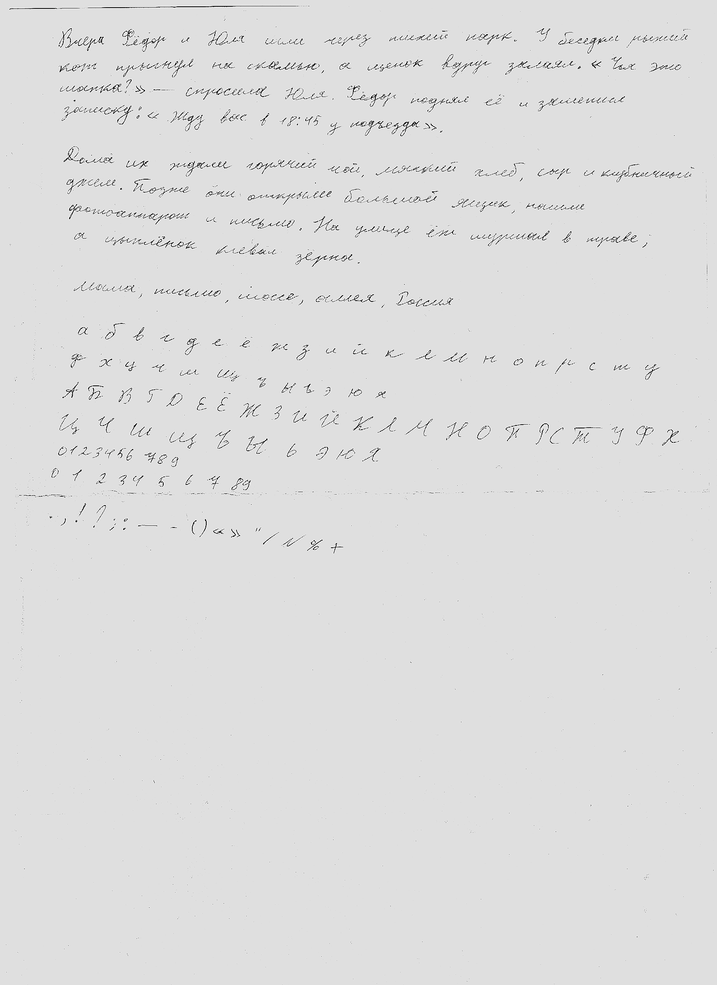
#> input picture source/handwriting-scan.png, 717 x 985 px, shrunk from 1700 x 2336 before the run
$ python overview.py ../source/handwriting-scan.png
#> lines starting #> are read from the running program, lines starting #| are printed output that depends on the picture
import glob, sys
from PIL import Image
fs = sorted(glob.glob(sys.argv[1] if len(sys.argv) > 1 else "pg-*.png"))
ims = [Image.open(f) for f in fs]
#> ims = 1 item
w = max(i.width for i in ims); h = max(i.height for i in ims)
#> after `w = max((i.width for i in ims))`: w = 717
#> after `h = max((i.height for i in ims))`: h = 985
cols = 7; rows = (len(ims) + cols - 1) // cols
#> after `rows = (len(ims) + cols - 1) // cols`: rows = 1
o = Image.new("RGB", (cols * (w + 6), rows * (h + 6)), "gray")
#> o: PIL image 5061x991 RGB; every value is 128
for k, i in enumerate(ims):
    o.paste(i, ((k % cols) * (w + 6), (k // cols) * (h + 6)))
#> this loop made 1 pass
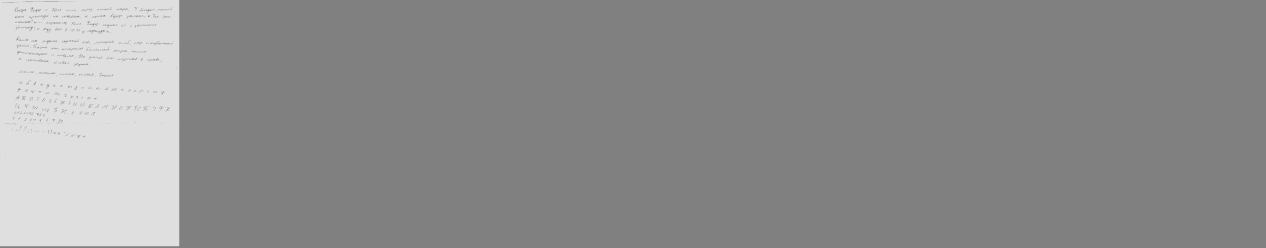
#> o: PIL image 5061x991 RGB (shown at 1/4 size); mean R, G, B 141.1, 141.1, 141.1
o.save("overview.png")
